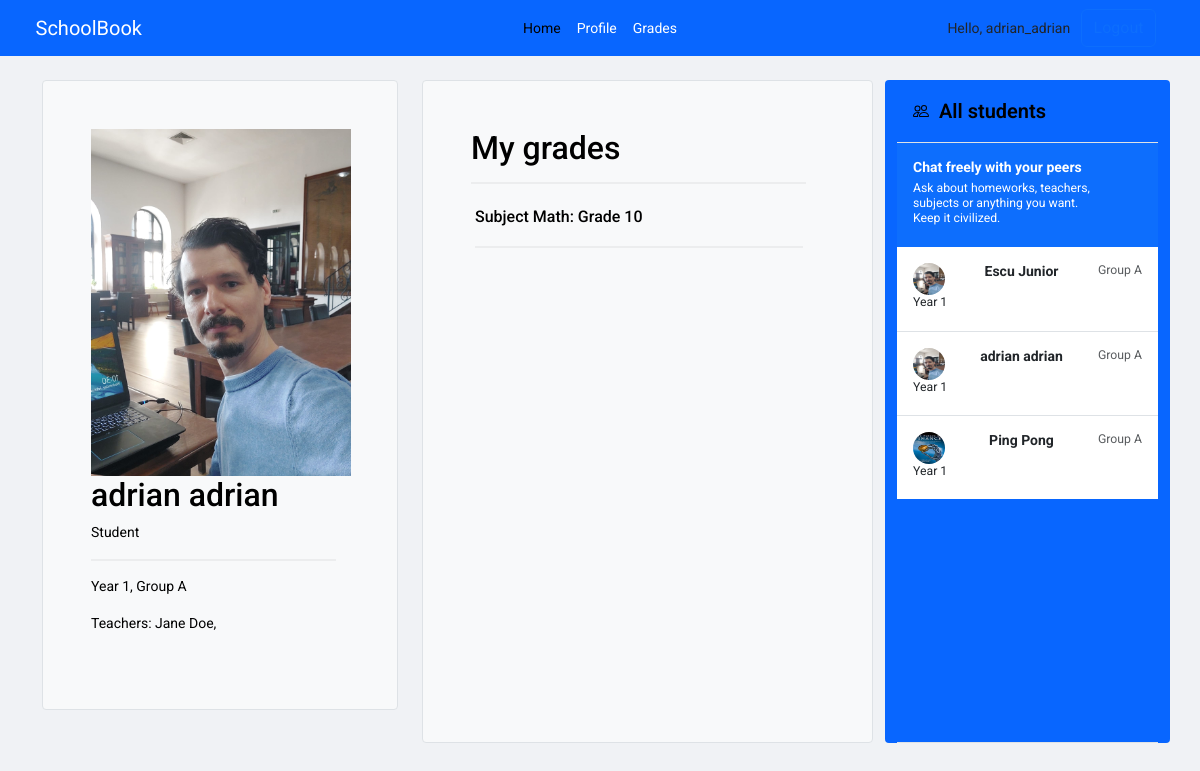
/student/adrian_adrian/grades/ (signed in), run on the app's committed database.
### core/models.py (models this page shows, shortened)
class Student(models.Model):
    user = models.OneToOneField(User, on_delete=models.CASCADE, null=True)
    first_name = models.CharField(max_length=150, null=True)
    last_name = models.CharField(max_length=150, null=True)
    group = models.ForeignKey(Group, on_delete=models.SET_NULL, null=True, blank=True)
    phone = models.CharField(max_length=150,null=True)
    parents = models.ManyToManyField(Parent, related_name='children')
    teachers = models.ManyToManyField(Teacher, related_name='pupils')
    year = models.ForeignKey(Year, on_delete=models.CASCADE, related_name='students')
    year_group = models.ForeignKey(YearGroup, on_delete=models.CASCADE, related_name='students')
    subjects = models.ManyToManyField('Subject', related_name='students')
    profile_pic = models.ImageField(upload_to='static/images',null=True, blank=True)

class Year(models.Model):
    year = models.IntegerField(default=1)
    teachers = models.ManyToManyField(Teacher)
    def __str__(self) -> str:
        return f"Year {self.year}"

class YearGroup(models.Model):
    name = models.CharField(max_length=200)
    def __str__(self) -> str:
        return f"Group {self.name}"

class Teacher(models.Model):
    name = models.CharField(max_length=150)
    subjects = models.ManyToManyField('Subject', related_name='teachers')
    phone = models.CharField(max_length=150, null=True)
    group = models.ForeignKey(Group, on_delete=models.SET_NULL, null=True, blank=True)
    user = models.OneToOneField(User, on_delete=models.CASCADE, null=True)
    profile_pic = models.ImageField(upload_to='static/images' ,null=True, blank=True)

class StudentGrade(models.Model):
    student = models.ForeignKey(Student, on_delete=models.CASCADE)
    subject = models.ForeignKey(Subject, on_delete=models.CASCADE)
    grade = models.ForeignKey(Grade, on_delete=models.CASCADE)

class Subject(models.Model):
    name = models.CharField(max_length=200)
    def __str__(self) -> str:
        return f"Subject {self.name}"

class Grade(models.Model):
    grade = models.IntegerField()
    def __str__(self) -> str:
        return f"Grade {self.grade}"

### core/views.py (the view)
# urls.py: path('student/<str:username>/grades/', views.student_profile_grades, name='student_profile_grades'),
def student_profile_grades(request, username):
    student = get_object_or_404(Student,  user__username=username)
    all_students = Student.objects.all()
    year = student.year
    year_group = student.year_group
    grades = student.studentgrade_set.all()
    teachers = student.teachers.all()
    return render(request, 'student_grades.html', {'student': student, 'all_students': all_students, \
                                            'year': year, 'year_group': year_group, 'grades': grades, \
                                            'teachers': teachers})

### core/templatetags/group_check.py (called while the page is built)
@register.filter(name="in_group")
def in_group(user, group_name):
    return user.groups.filter(name=group_name).exists()

### core/templates/student_grades.html (shortened to what this page needs)
{% extends 'base.html' %}
{% load static %}
{% block content %}
<main>
  <div class="container py-4">
    <div class="row  ">
      <div class="col-md-4" style="height: 630px;  position: sticky; top: 50px;" >
        <div class="h-100 p-5 text-bg-light rounded-1 border">
          <img style='width:260px; height:auto;' src="{{ student.profile_pic.url }}" class="card-img-top" alt="{{ student.first_name }} {{ student.last_name }}">
          <h2>{{ student.first_name }} {{ student.last_name }}</h2>
          <p>Student</p>
          <hr class="styled-hr">
          <p>{{ year }}, {{ year_group }}</p>
          {% for teacher in student.teachers.all %}
            <p>Teachers: {{teacher.name}}, </p>
          {% endfor %}
        </div>
      </div>
      <div class="col-md-5">
        <div class="h-100 p-5  text-bg-light border rounded-1" >
          <h2>My grades</h2>
                  <hr class="styled-hr">
                  <div class="p-1 gap-3 py-1 w-100 ">
                    <div class="list-group">
                        {% for grade in grades %}
                        <div class="d-flex py-1 w-100 justify-content-between ">
                            <div>
                                <h6 class="mb-0">{{ grade.subject }}: {{ grade.grade }}</h6>
                            </div>
                        </div>
                        <hr class="styled-hr">
                        {% endfor %}
                    </div>
                </div>
        </div>
      </div>
    <div class="col-md-3 d-flex flex-column align-items-stretch flex-shrink-0 bg-body-tertiary rounded-1">
      <a href=# class="d-flex align-items-center flex-shrink-0 p-3 link-body-emphasis text-decoration-none border-bottom">
        <span class="fs-5 fw-semibold"> &nbsp; All students</span>
      </a>
      <div class="list-group list-group-flush border-bottom scrollarea">
        <a href="#" class="list-group-item list-group-item-action active py-3 lh-sm" aria-current="true">
          <div class="d-flex w-100 align-items-center justify-content-between">
            <strong class="mb-1">Chat freely with your peers</strong>
          </div>
          <div class="col-10 mb-1 small">Ask about homeworks, teachers, subjects or anything you want. Keep it civilized.</div>
        </a>
        {% for student in all_students %}
          <a href="{% url 'student_student_profile' username=student.user.username %}" class="list-group-item list-group-item-action py-3 lh-sm">
            <div class="d-flex w-100 justify-content-between">
              <img src="{{ student.profile_pic.url }}"  width="32" height="32" class="rounded-circle flex-shrink-0">
              <strong class="mb-1">{{ student.first_name }} {{ student.last_name }}</strong>
              <small class="text-body-secondary">{{ student.year_group }}</small>
            </div>
            <div class="col-10 mb-1 small">{{ student.year }}</div>
          </a>
        {% endfor %}
      </div>
    </div>
</div>
</main>
{% endblock %}

### core/templates/navbar.html (shortened to what this page needs)
{% load static %}
{% load group_check %}
<nav class="navbar navbar-expand-lg bg-body-tertiary" aria-label="Thirteenth navbar example">
  <div class="container-fluid">
      <a class="navbar-brand col-lg-3 me-0" style="padding-left:2%;" href=#>SchoolBook</a>
      <ul class="navbar-nav col-lg-6 justify-content-lg-center">
        <li class="nav-item"><a class="nav-link active" aria-current="page" href=#>Home</a></li>
        {% if request.user|in_group:"Students" %}
        <li class="nav-item"><a class="nav-link" aria-current="page" href="{% url 'student_profile' username=request.user.username %}">Profile</a></li>
        <li class="nav-item"><a class="nav-link" aria-current="page" href="{% url 'student_profile_grades' username=request.user.username %}">Grades</a></li>
        {% endif %}
      </ul>
      <div class="d-lg-flex col-lg-3 justify-content-lg-end" style="padding-right:2%;">
        {% if request.user.is_authenticated %}
          <span class="hello-msg d-flex align-items-center justify-content-center">Hello, {{request.user}}  &nbsp;&nbsp; </span><a href="{% url 'logout' %}" class="btn btn-outline-primary me-2">Logout</a>
        {% else %}
          <a href="{% url 'login' %}" class="btn btn-outline-primary me-2">Login</a>
        {% endif %}
      </div>
    </div>
</nav>

### school_manager/static/css/sign-in.css (style rules this page uses)
html, body { height: 100%; }

### school_manager/static/css/custom.css (style rules this page uses)
.styled-hr { border: 1px solid #ccc; margin: 15px 0; width: 95% !important; background-color: #eee; text-align: right; }
body { font-size: 14px; line-height: 1.5; }
body { background-color: #f0f2f5; font-family: 'Roboto', Arial, sans-serif; }
.navbar { background-color: #0866ff; }
.nav-link, .navbar-brand { color: #ffffff; }
.bg-body-tertiary { background-color: #0866ff !important; }
hr { border-top-color: #dadde1; }
.bi { vertical-align: -.125em; fill: currentColor; }

### school_manager/static/css/sidebars.css (style rules this page uses)
.scrollarea { overflow-y: auto !important; height: 600px; }

### data on the page
Student: profile_pic (picture), first_name "adrian", last_name "adrian", year_group "Group A", year "Year 1"
Year: year "Year 1"
YearGroup: name "Group A"
Teacher: name "Jane Doe"
StudentGrade: subject "Subject Math", grade "Grade 10"
Student: profile_pic (picture), first_name "Escu", last_name "Junior", year_group "Group A", year "Year 1"
Student: profile_pic (picture), first_name "Ping", last_name "Pong", year_group "Group A", year "Year 1"

### other printed values
{{ request.user }} "adrian_adrian"
